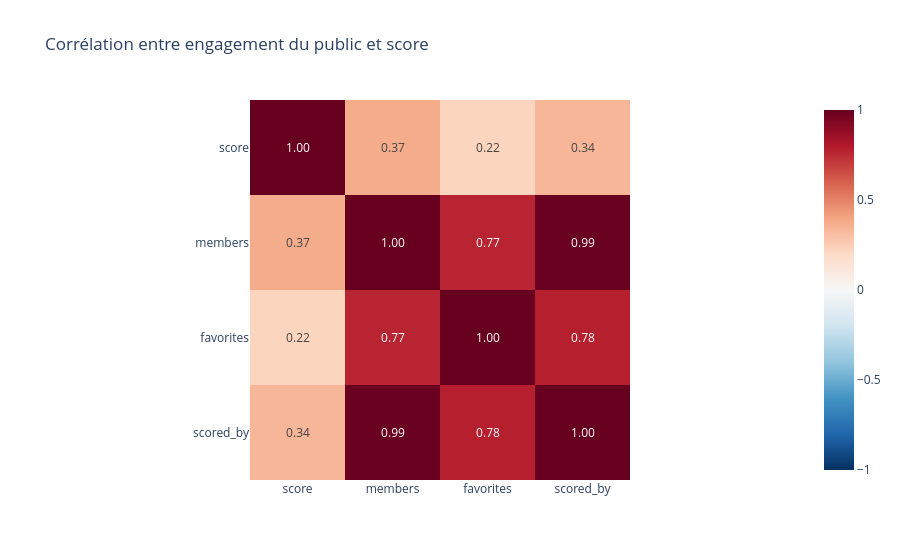

Notebook cell for this chart:
### Code cell
# Affichage sous forme de heatmap pour une lecture visuelle rapide
fig = px.imshow(
    corr_matrix,
    text_auto=".2f",  # affiche les valeurs numériques arrondies à 2 décimales dans les cases
    color_continuous_scale="RdBu_r",  # dégradé rouge-bleu : bleu = corrélation négative, rouge = positive
    zmin=-1, zmax=1,  # échelle fixe pour bien lire l'intensité
    title="Corrélation entre engagement du public et score"
)

fig.show()  # affiche le graphique

### Figure 1 — Plotly figure (JSON) as saved in the notebook; plotly's stock layout.template omitted (floating-point values rounded to 4 significant figures)
{"data": [{"coloraxis": "coloraxis", "hovertemplate": "x: %{x}<br>y: %{y}<br>color: %{z}<extra></extra>", "name": "0", "texttemplate": "%{z:.2f}", "type": "heatmap", "x": ["score", "members", "favorites", "scored_by"], "xaxis": "x", "y": ["score", "members", "favorites", "scored_by"], "yaxis": "y", "z": [[1.0, 0.3743, 0.2222, 0.3367], [0.3743, 1.0, 0.7665, 0.9896], [0.2222, 0.7665, 1.0, 0.7796], [0.3367, 0.9896, 0.7796, 1.0]]}], "layout": {"coloraxis": {"autocolorscale": false, "cmax": 1, "cmin": -1, "colorscale": [[0, "rgb(5,48,97)"], [0.1, "rgb(33,102,172)"], [0.2, "rgb(67,147,195)"], [0.3, "rgb(146,197,222)"], [0.4, "rgb(209,229,240)"], [0.5, "rgb(247,247,247)"], [0.6, "rgb(253,219,199)"], [0.7, "rgb(244,165,130)"], [0.8, "rgb(214,96,77)"], [0.9, "rgb(178,24,43)"], [1, "rgb(103,0,31)"]]}, "title": {"text": "Corrélation entre engagement du public et score"}, "xaxis": {"anchor": "y", "constrain": "domain", "domain": [0, 1], "scaleanchor": "y"}, "yaxis": {"anchor": "x", "autorange": "reversed", "constrain": "domain", "domain": [0, 1]}}}
